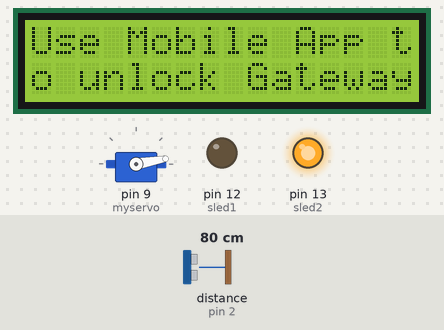
This sketch was run on a simulated Arduino Uno, built with avr-gcc and run on an emulated ATmega328P. Shown: servo, 16×2 character LCD, output pins drawn as LEDs (lit = HIGH). Wiring (inferred from the names in the program): ultrasonic range finder: trigger pin 3; echo pin 2. Inputs (shaded band) come from the test bench; at power-on: distance to the obstacle (sensor on pin 2) 80 cm. The echo pulse lasts 58.3 µs per cm; random numbers use the default seed unless the sketch sets one; pins used as bus, display or sensor lines are not drawn.

Above: at 1.2 s.
1.3 s: distance to the obstacle (sensor on pin 2) set to 100 cm
2.8 s: distance to the obstacle (sensor on pin 2) set to 106 cm
At 4.0 s:
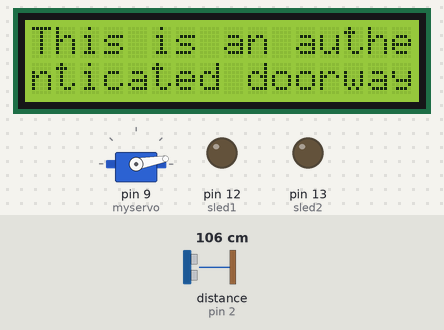
5.8 s: distance to the obstacle (sensor on pin 2) set to 2 cm
At 5.81 s:
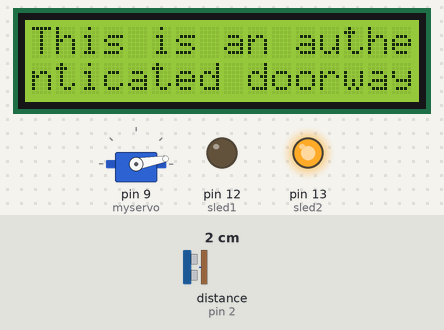
7.3 s: distance to the obstacle (sensor on pin 2) set to 120 cm
At 8.4 s:
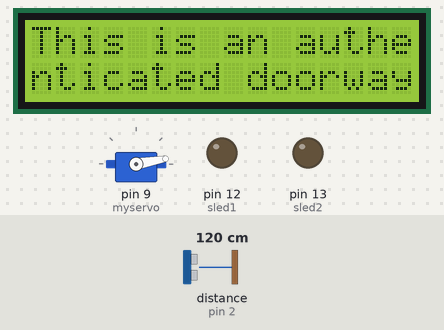
8.8 s: distance to the obstacle (sensor on pin 2) set to 4 cm
At 9.6 s:
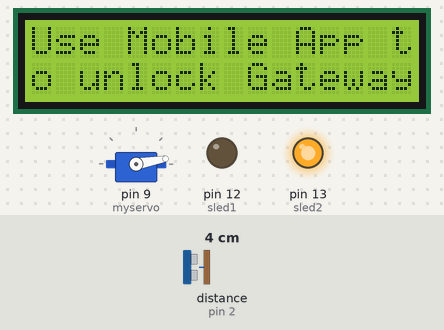
Timing chart, 0 to 11.3 s (numbered marks = the images above; inputs shaded):
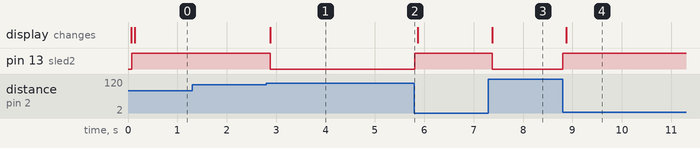

Measured:
- the behaviour switches between 102 and 103 cm on distance to the obstacle (sensor on pin 2) (found by bisection; images 0 and 1)
- after the input at 1.3 s, every drawn part: stays the same
- after the input at 2.8 s, pin 13 (sled2): HIGH → LOW after 0.08 s; the display: changes after 0.08 s (image 1)
- after the input at 5.8 s, pin 13 (sled2): LOW → HIGH at once
- after the input at 7.3 s, pin 13 (sled2): HIGH → LOW after 0.07 s; the display: changes after 0.07 s (image 3)
- after the input at 8.8 s, pin 13 (sled2): LOW → HIGH at once; the display: changes after 0.07 s (image 4)

The sketch:

door-lock-1.ino
```cpp
//M2M Communication based 2-Factor Authenticated Locking System
#include <Servo.h>
#include <LiquidCrystal.h>
#define echoPin 2
#define trigPin 3
long duration;
int distance;

String dicid;
String pwd;
String id = ""; // 15 length Id is given to the Lock so as to authenticate it by registering with an account in backend service
String otpp = "";
int sled1 = 12;
int sled2 = 13;
bool isObjectFind = false;
Servo myservo;
const int rs = 11, en = 10, d4 = 7, d5 = 6, d6 = 5, d7 = 4;
LiquidCrystal lcd(rs, en, d4, d5, d6, d7);

void setup() {
  // put your setup code here, to run once:
  pinMode(trigPin, OUTPUT);
  pinMode(echoPin, INPUT);
  Serial.begin(9600);
  myservo.attach(9);
  myservo.write(10);
  pinMode(sled1, 1);
  pinMode(sled2, 1);
  randomSeed(analogRead(0));
}

void loop() {
  // put your main code here, to run repeatedly:
  // Clears the trigPin condition
  lcd.begin(16, 2);
  lcd.setCursor(0, 0);
  lcd.print("This is an authe");
  lcd.setCursor(0, 1);
  lcd.print("nticated doorway");
  digitalWrite(sled1, 0);
  digitalWrite(sled2,0);
  while (Serial.available() == 0) {
    loopSensing();
  }
  if (Serial.readStringUntil('\n') == "giveid") {
    Serial.println(id);
  }
  else{
    Serial.println("error");
  }
  while (Serial.available() == 0) {
    loopSensing();
  }
  if (Serial.readStringUntil('\n') == "generateOtp") {
    otp();
    check();
  }
  else{
    Serial.println("error");
  }
}

void otp() {
  long randomNum = random(100000,999999);
  String number = (String)randomNum;
  otpp = number;
  Serial.println(otpp);

}
void check() {
  while (Serial.available() == 0) {
    loopSensing();
  }

  pwd = Serial.readStringUntil('\n');

  if (pwd != "giveid" and pwd.length() == 6) {
    if (pwd == otpp ) {
      Serial.println("unlocked");
      myservo.write(100);
      digitalWrite(sled2, 0);
      digitalWrite(sled1, 1);
      lcd.begin(16, 2);
      lcd.setCursor(0, 0);
      lcd.print("Welcome! The Gat");
      lcd.setCursor(0, 1);
      lcd.print("eway is opened");
      unsigned long counter = 0;
      bool isLockSignal = true;

      while (Serial.available() == 0) {
        loopSensing();
        counter += 1;
        delay(1000);
        if (counter >= 10) {
          lock();
          isLockSignal = false;
          break;
        }
      };
      if (isLockSignal) {
        if (Serial.readStringUntil('\n') == "lockAgain") {
          lock();
        }
        else{
          Serial.println("error");
        }
      }
    }
    if (pwd != otpp ) {
      Serial.println("unmatched otp");
      myservo.write(10);
      digitalWrite(sled1, 0);
    }
  }
  else{
    Serial.println("error");
  }
}
void lock() {
  Serial.println("Locked Again");
  myservo.write(10);
  digitalWrite(sled1, 0);
  lcd.begin(16, 2);
  lcd.setCursor(0, 0);
  lcd.print("Thank you! The G");
  lcd.setCursor(0, 1);
  lcd.print("ateway is closed");
  delay(5000);
}

void loopSensing() {
  if(Serial.available())return;  //As soon as Serial is Available, Return and Read the Data
  digitalWrite(trigPin, LOW);
  if(Serial.available())return;
  delayMicroseconds(2);
  if(Serial.available())return;
  // Sets the trigPin HIGH (ACTIVE) for 10 microseconds
  digitalWrite(trigPin, HIGH);
  if(Serial.available())return;
  delayMicroseconds(10);
  if(Serial.available())return;
  digitalWrite(trigPin, LOW);
  if(Serial.available())return;
  // Reads the echoPin, returns the sound wave travel time in microseconds

  duration = pulseIn(echoPin, HIGH);
  if(Serial.available())return;
  distance = duration * 0.034 / 2;
  if(Serial.available())return;
  if (distance <= 100 and isObjectFind == false) {
    if(Serial.available())return;
    isObjectFind = true;
    if(Serial.available())return;
    objectDetected();
    if(Serial.available())return;
  }
  else if (distance > 100 and isObjectFind == true) {
    if(Serial.available())return;
    isObjectFind = false;
    if(Serial.available())return;
    lcd.begin(16, 2);
    if(Serial.available())return;
    lcd.setCursor(0, 0);
    if(Serial.available())return;
    lcd.print("This is an authe");
    if(Serial.available())return;
    lcd.setCursor(0, 1);
    if(Serial.available())return;
    lcd.print("nticated doorway");
    if(Serial.available())return;
    digitalWrite(sled2, 0);
    if(Serial.available())return;
  }
}

void objectDetected() {
if(Serial.available())return;
  digitalWrite(sled2, 1);
if(Serial.available())return;
  lcd.begin(16, 2);
  if(Serial.available())return;
  lcd.setCursor(0, 0);
  if(Serial.available())return;
  lcd.print("Use Mobile App t");
  if(Serial.available())return;
  lcd.setCursor(0, 1);
  if(Serial.available())return;
  lcd.print("o unlock Gateway");
  if(Serial.available())return;
}
```
